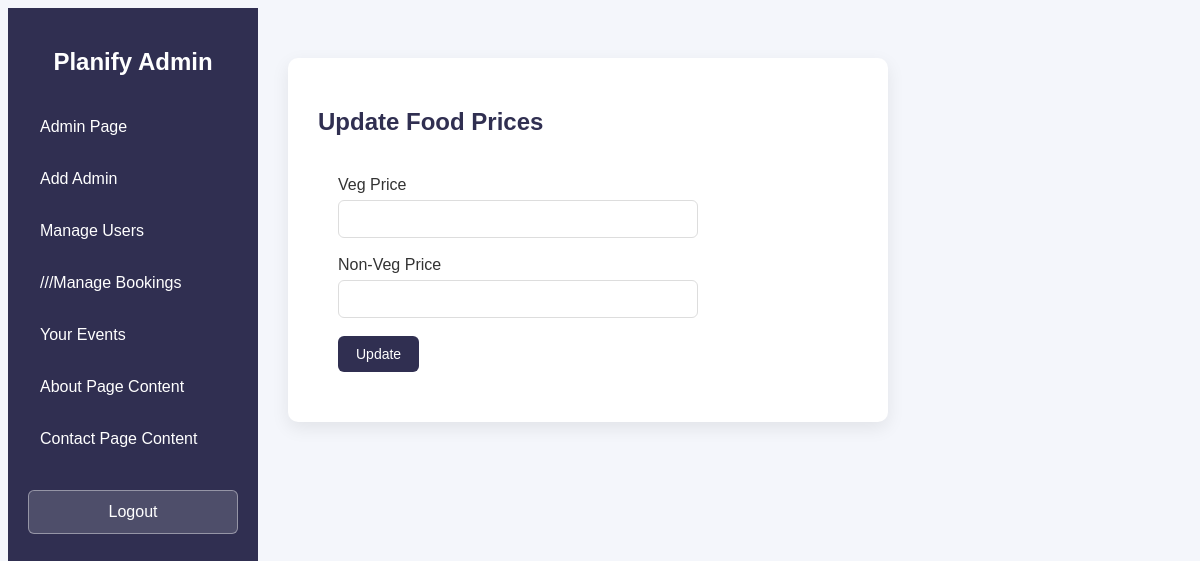
/admin/set_food_price.php (signed in), run on an earlier commit of the app's database.
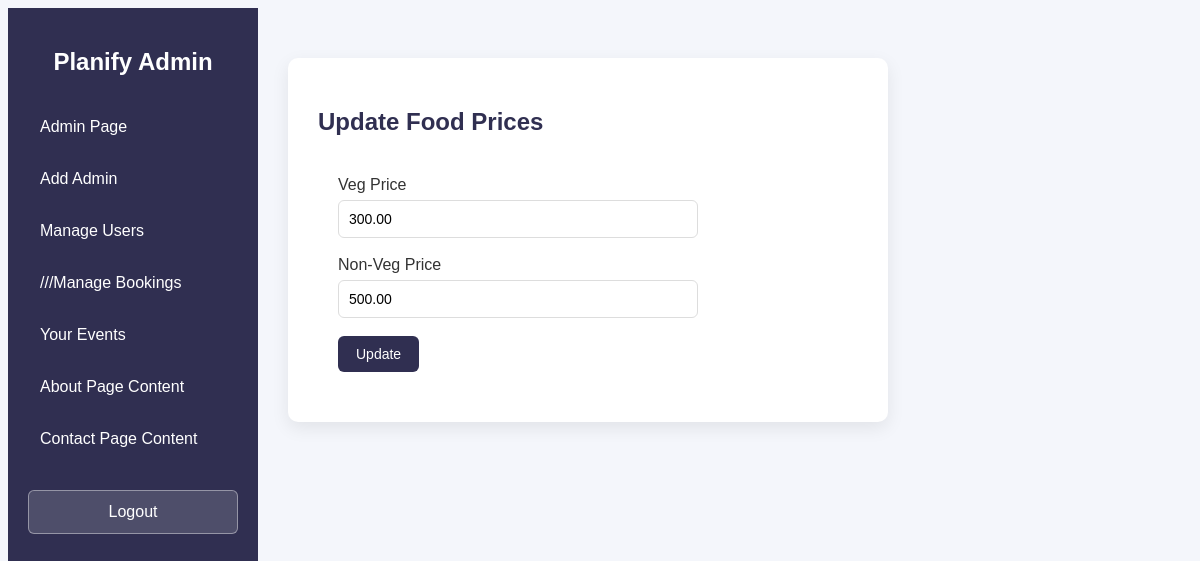
And on a later commit of the database.
### tables this page shows
CREATE TABLE `food_prices` (
  `id` int(11) NOT NULL,
  `veg_price` decimal(10,2) NOT NULL,
  `nonveg_price` decimal(10,2) NOT NULL
);

### admin/set_food_price.php (the view, shortened to what this page needs)
<?php
require_once "../config/db.php";
$food = mysqli_fetch_assoc(mysqli_query($conn, "SELECT * FROM food_prices LIMIT 1"));
?>
<!DOCTYPE html>
<html>
<head>
    <link rel="stylesheet" href="admin.css">
</head>
<body>
    <?php include("admin_header.php"); ?>
    <?php include("admin_sidebar.php"); ?>
    <div class="main-content">
        <div class="form-container">
            <h2>Update Food Prices</h2>
            <form method="POST" class="admin-form">
                <label>Veg Price</label>
                <input type="number" name="veg_price" value="<?php echo $food['veg_price']; ?>" required>
                <label>Non-Veg Price</label>
                <input type="number" name="nonveg_price" value="<?php echo $food['nonveg_price']; ?>" required>
                <button type="submit" class="primary-btn">Update</button>
            </form>
        </div>
    </div>
    <?php include("admin_footer.php"); ?>
</body>
</html>

What changed in the data, as far as the page shows it:
added food_prices: veg_price "300.00", nonveg_price "500.00"
